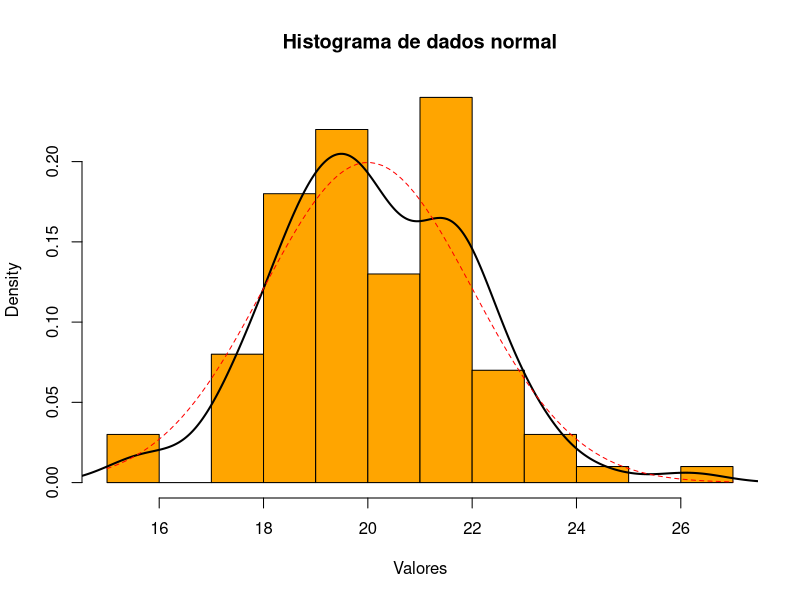
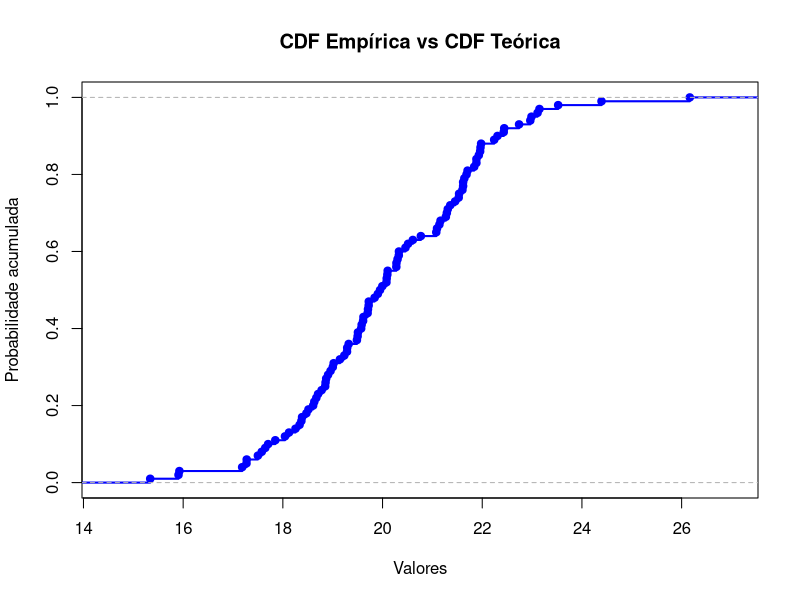
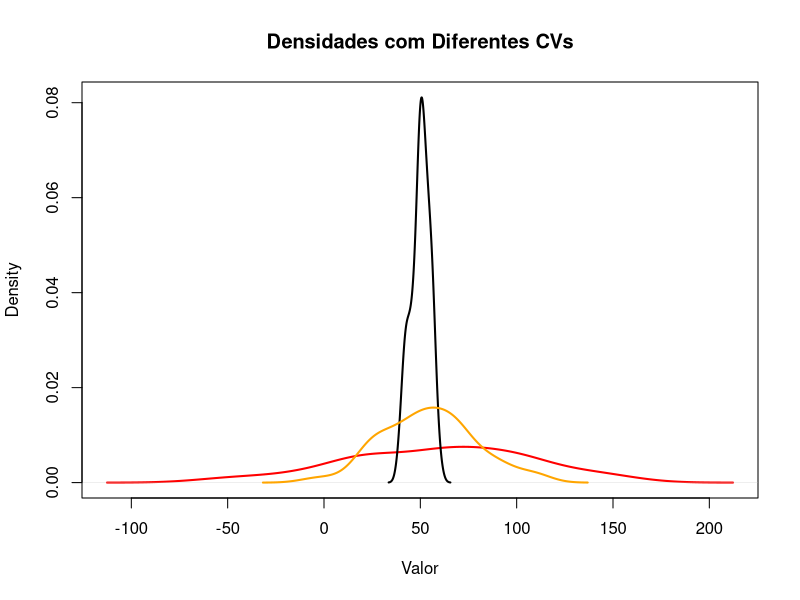
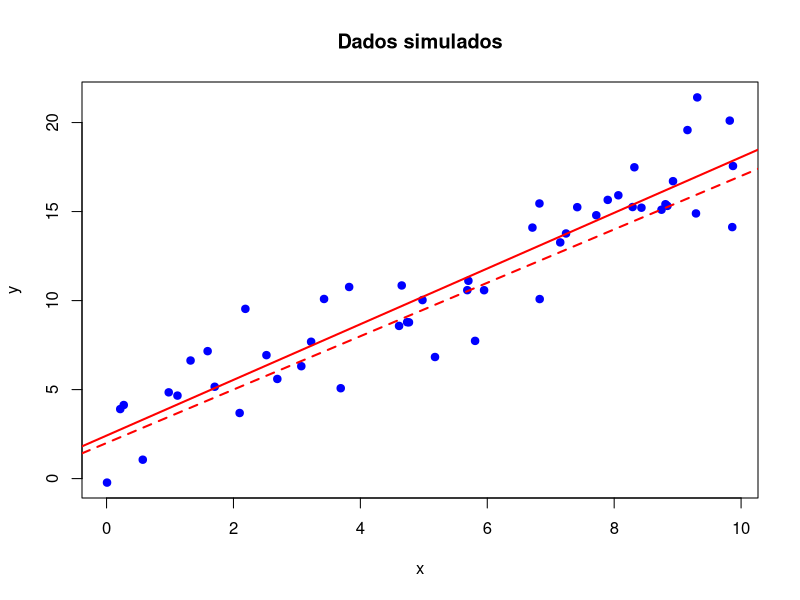

Source code (R) for these figures, in order:
### Lista 5

d <- 2
l <- 1

distancia <- runif(1000,0,1)
theta <- runif(1000,0,pi/2)

p <- mean(distancia<=l/2*sin(theta))

num <- 2*(l/(d*p))

## - Lista 5

## - Histograma

dados <- rnorm(100,mean =20, sd = 2)

hist(dados, probability = TRUE, main = 'Histograma de dados normal', xlab = 'Valores', col = 'orange')

lines(density(dados), col ='black',lwd = 2)

curve(dnorm(x, mean = 20, sd = 2), add = TRUE, lty = 2, col = "red")

## - Empirica Vs Teorica
plot(ecdf(dados), 
     main = "CDF Empírica vs CDF Teórica", 
     xlab = "Valores", 
     ylab = "Probabilidade acumulada", 
     col = "blue", 
     lwd = 2)

## - Simule dados a de uma distribuição normal de média 50 para quil espera-se encontrar 10% dos valores acima de 55;

# Nesse caso temos que P(Y>55) = 0.10 Faço a alteração de que P(Y<=55)=0.9
## E com isso vamos normalizar a probabilidade P(Z<=55-u/desvio) = 0.9
### Temos P(Z<=5/desvio) = 0.9

x <- qnorm(0.90)  ## Nesse caso com intuito de capturar o x que contem a probabilidade 0.9 da normal
desvio <-  5/x
mean(dados1 <- rnorm(100, mean = 50, sd = desvio)>55)


## - Simule 100 dados de uma distribuição normal
### CV = desvio/mean - desvio = mean * 10%
mean = 50
x10 <- rnorm(100, mean, sd = mean*0.10) ; x10
x50 <- rnorm(100, mean, sd = mean*0.50) ; x50
x100 <- rnorm(100, mean, sd = mean*1) ; x100

plot(density(x100), col = 'red', lwd = 2, main = "Densidades com Diferentes CVs",
     xlab = "Valor", ylim = c(0, max(density(x10)$y, density(x50)$y, density(x100)$y)))

lines(density(x10), col ='black',lwd = 2)
lines(density(x50), col ='orange',lwd = 2)


### - 2 Simulando de modelos

#1. simular um conjunto de dados do modelo
n <- 50
x <- runif(n, 0, 10)             # valores de x no intervalo [0, 10]
beta0 <- 2                      # intercepto
beta1 <- 1.5                    # coeficiente angular
sigma <- 2                     #desvio padrao do erro
erro <- rnorm(n, mean = 0, sd = sigma)
y <- beta0 + beta1 * x + erro   # modelo gerador

plot(x, y, main = "Dados simulados",
     xlab = "x", ylab = "y", pch = 19, col = "blue")

abline(a = beta0, b = beta1, col = "red", lwd = 2, lty = 2)

#4. Ajustar modelo aos dados
modelo <- lm(y ~ x)
abline(modelo, col = "red", lwd = 2)  # reta ajustada

coef(modelo)  # intercepto e inclinação estimados

confint(modelo, level = 0.95)
